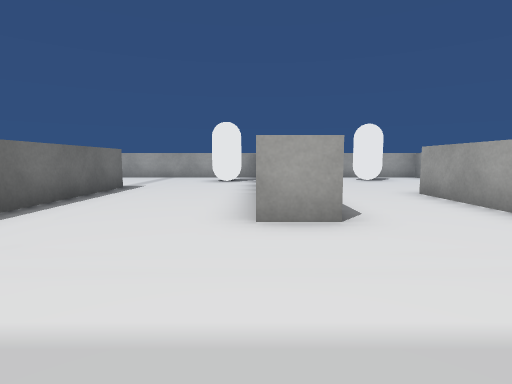
[1] (above)

20 first-person views from a walk through a 3-D level made in the Unity game engine. The camera is 0.72 m above the floor, tilts 6° down and sees 80° across. The floor is counted in squares, 1 m on a side. Each view is taken from the middle of a square. On the plan, view 1 faces up. The plan holds only what a view shows up to about 10 squares ahead; the rest is blank. The place goes on beyond the plan. The player character is not drawn. Some surface patterns are stand-ins.

[2]
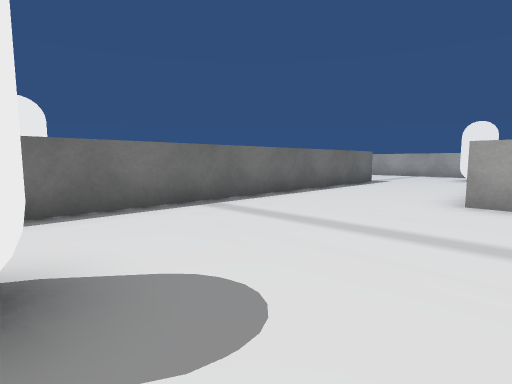

[3]
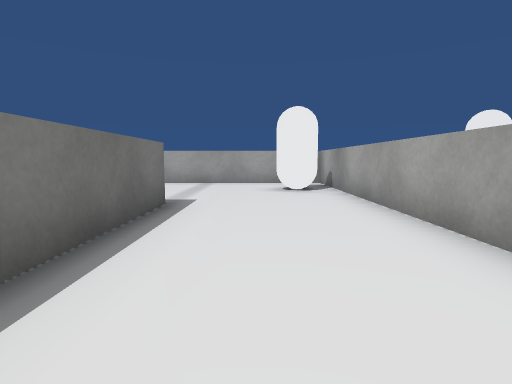

[4]
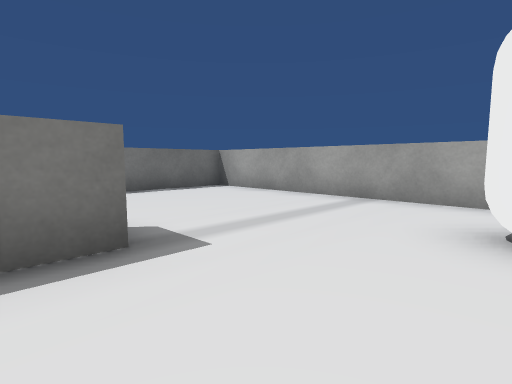

[5]
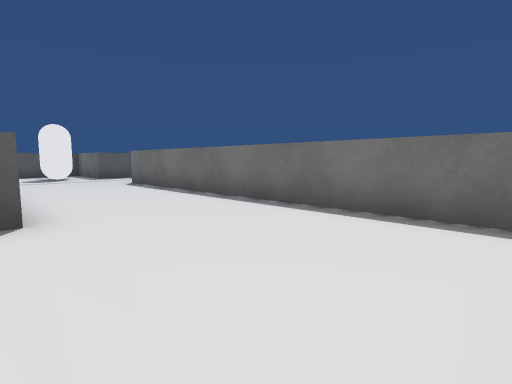

[6]
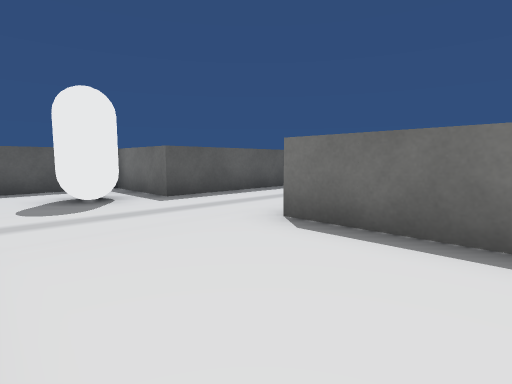

[7]
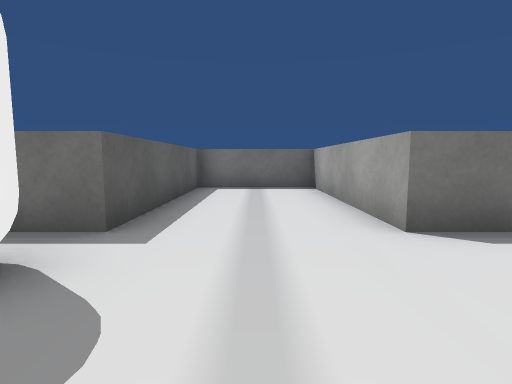

[8]
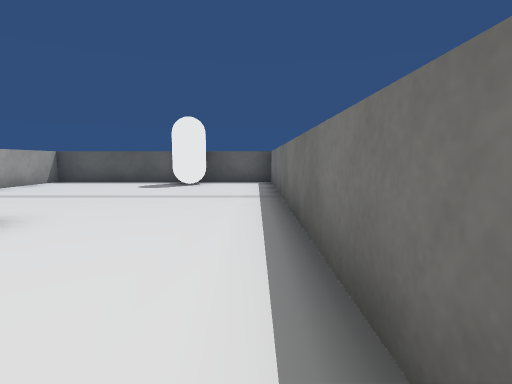

[9]
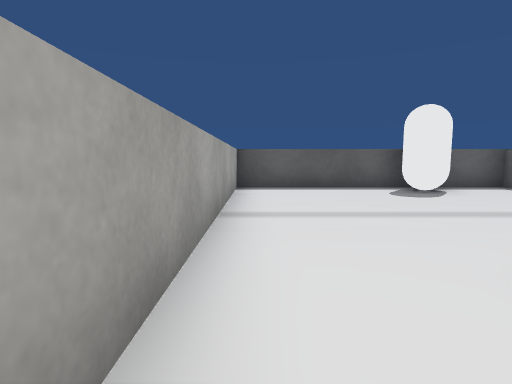

[10]
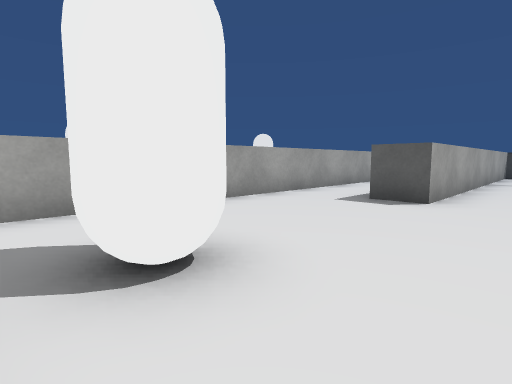

[11]
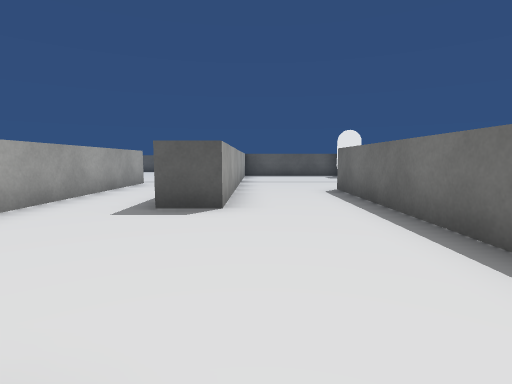

[12]
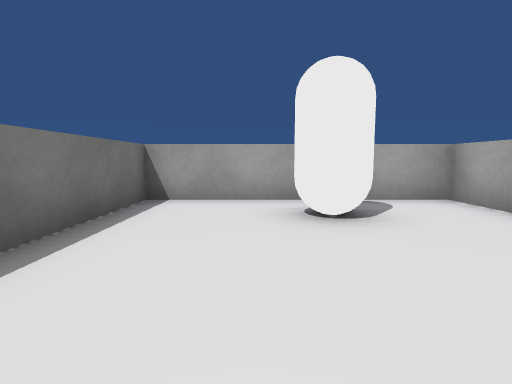

[13]
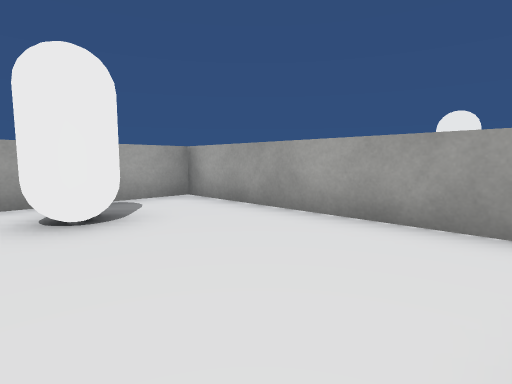

[14]
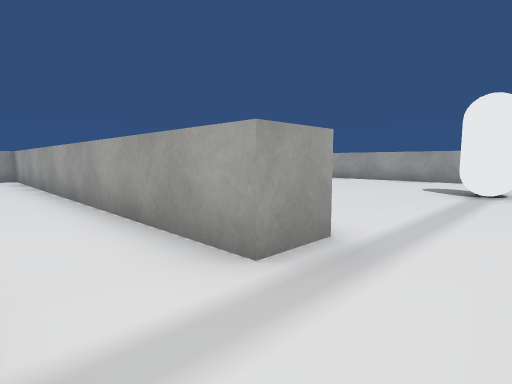

[15]
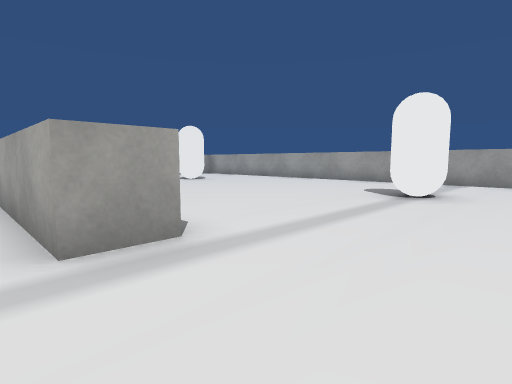

[16]
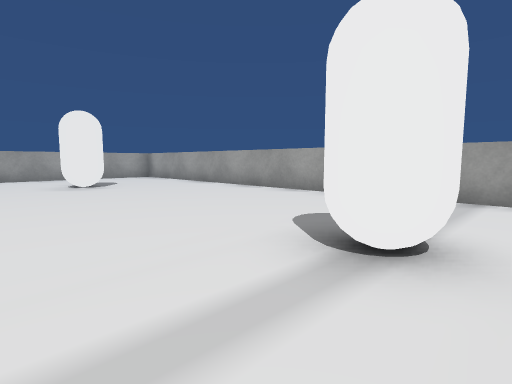

[17]
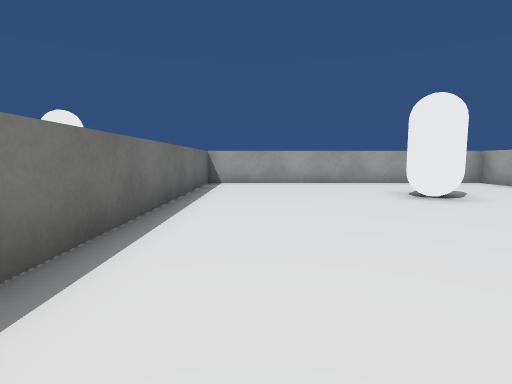

[18]
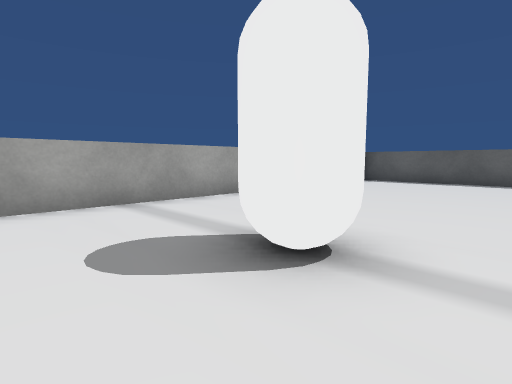

[19]
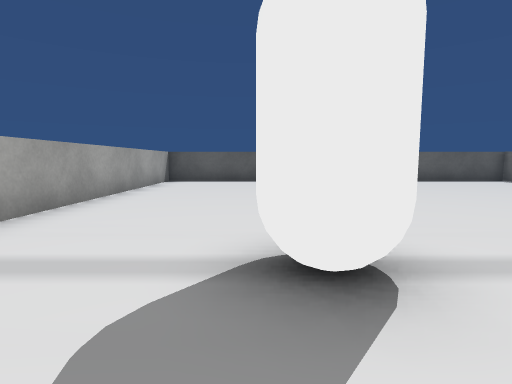

[20]
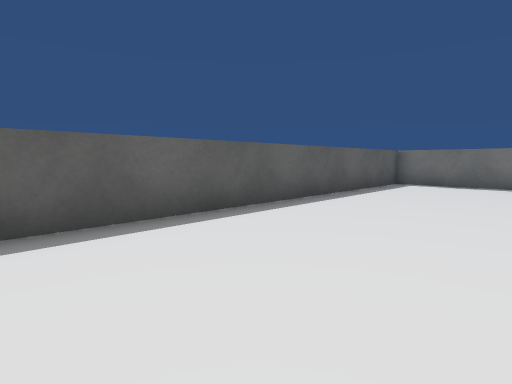

### Floor plan
Ten units are one square. View 1 is at (0, 0); x grows to the right and y downward. Boxes are objects, and circles mark ways between rooms. Rooms are numbered by the first view taken in them; rooms with no view inside come last. Other rooms are left out.
<svg viewBox="-135 -130 300 210">
<path fill="none" stroke="#000" d="M0 -52 0 -125 -80 -125 -80 -25 -130 -25 -130 5 -80 5 -80 30 -56 30M10 -35 0 -35M-35 -81 -35 30 35 30 35 -25M35 -25 35 -65 45 -65M65 -15 65 -125 10 -125 10 -35M76 -15 65 -15M45 48 45 75 148 75M160 71 160 -82M160 -112 160 -125M138 -125 75 -125 75 -46"/>
<rect x="-75" y="5" width="10" height="10" fill="#bbb"><title>white capsule</title></rect>
<rect x="-15" y="15" width="10" height="10" fill="#bbb"><title>white capsule</title></rect>
<rect x="-15" y="-115" width="10" height="20" fill="#bbb"><title>white capsule</title></rect>
<rect x="35" y="-115" width="10" height="10" fill="#bbb"><title>white capsule</title></rect>
<rect x="115" y="-15" width="20" height="10" fill="#bbb"><title>white capsule</title></rect>
<rect x="115" y="-95" width="20" height="10" fill="#bbb"><title>white capsule</title></rect>
<circle cx="25" cy="-35" r="3" fill="#2a7"/>
<circle cx="55" cy="-10" r="3" fill="#2a7"/>
<text x="-30" y="-40">1</text>
<text x="40" y="-80">2</text>
<text x="110" y="-20">3</text>
</svg>
Room 1 opens to room 2. Room 2 opens to room 3.

Where each view was taken, in squares from view 1:
view 1: 0 up, 0 right, facing up
view 2: 2 down, 1 right, facing up-left
view 3: 3 up, 2 left, facing up
view 4: 7 up, 1 left, facing up-left
view 5: 12 up, 4 left, facing down-left
view 6: 5 up, 5 left, facing down-left
view 7: 1 up, 5 left, facing left
view 8: 7 up, 3 left, facing down
view 9: 5 up, 3 right, facing down
view 10: 12 up, 2 right, facing down-right
view 11: 11 up, 3 right, facing down
view 12: 7 up, 3 right, facing up
view 13: 7 up, 3 right, facing up-right
view 14: 0 up, 5 right, facing up-right
view 15: 1 down, 6 right, facing up-right
view 16: 0 up, 10 right, facing up-right
view 17: 3 up, 9 right, facing up
view 18: 3 up, 11 right, facing down-right
view 19: 3 up, 13 right, facing down
view 20: 4 down, 14 right, facing down-left
